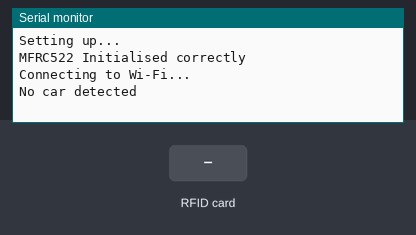
Bench run of a sketch on a simulated ESP8266 (NodeMCU). Shown: the last lines printed to the serial monitor. The inputs (shaded band) are chosen by the test bench. WiFi joins after 1.5 s; servers stay silent unless stated; no MQTT or app messages arrive unless stated.

Above: at 1.2 s.
1.3 s: RFID card 5E 7A 19 C4 held to the reader
At 2.8 s:
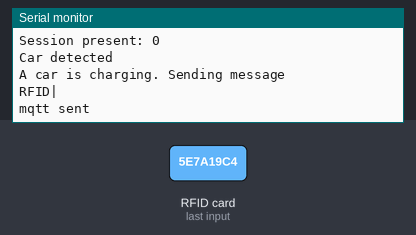
3.0 s: RFID card 5E 7A 19 C4 held to the reader
At 4.0 s:
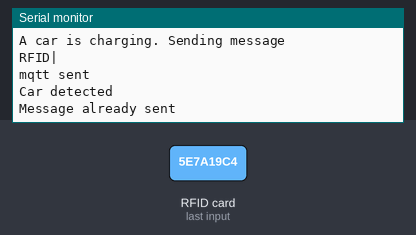

The sketch:

RFID_MQTT.ino
```cpp
#define SS_PIN 2  //D4 (SDA pin) - GPIO2
#define RST_PIN 0 //D3 - GPIO0

#include <SPI.h>
#include <MFRC522.h>

#include <ESP8266WiFi.h>
#include <AsyncMqttClient.h>
#include <Ticker.h>

#include "RFID_MQTT_Configuration.h"

MFRC522 mfrc522(SS_PIN, RST_PIN);   // Create MFRC522 instance.

AsyncMqttClient mqttClient;
Ticker mqttReconnectTimer;

WiFiEventHandler wifiConnectHandler;
WiFiEventHandler wifiDisconnectHandler;
Ticker wifiReconnectTimer;

unsigned long previousMillis = 0;
const long interval = 10000;
bool carIsCharging = false;
bool messageSent = false;

void connectToWifi() {
  Serial.println("Connecting to Wi-Fi...");
  WiFi.begin(WIFI_SSID, WIFI_PASSWORD);
}


void onWifiConnect(const WiFiEventStationModeGotIP& event) {
  Serial.println("Connected to Wi-Fi.");
  connectToMqtt();
}

void onWifiDisconnect(const WiFiEventStationModeDisconnected& event) {
  Serial.println("Disconnected from Wi-Fi.");
  mqttReconnectTimer.detach(); // ensure we don't reconnect to MQTT while reconnecting to Wi-Fi
  wifiReconnectTimer.once(2, connectToWifi);
}

void connectToMqtt() {
  Serial.println("Connecting to MQTT...");
  mqttClient.connect();
}

void onMqttConnect(bool sessionPresent) {
  Serial.println("Connected to MQTT.");
  Serial.print("Session present: ");
  Serial.println(sessionPresent);
}

void onMqttDisconnect(AsyncMqttClientDisconnectReason reason) {
  Serial.println("Disconnected from MQTT.");

  if (WiFi.isConnected()) {
    mqttReconnectTimer.once(2, connectToMqtt);
  }
}

void onMqttPublish(uint16_t packetId) {
  Serial.print("Publish acknowledged.");
  Serial.print("  packetId: ");
  Serial.println(packetId);
}

void setup()
{
  Serial.begin(9600);   // Initiate a serial communication
  Serial.println("Setting up...");
  SPI.begin();      // Initiate  SPI bus
  mfrc522.PCD_Init();   // Initiate MFRC522
  Serial.println("MFRC522 Initialised correctly");


  wifiConnectHandler = WiFi.onStationModeGotIP(onWifiConnect);
  wifiDisconnectHandler = WiFi.onStationModeDisconnected(onWifiDisconnect);

  mqttClient.onConnect(onMqttConnect);
  mqttClient.onDisconnect(onMqttDisconnect);
  mqttClient.onPublish(onMqttPublish);
  mqttClient.setServer(MQTT_HOST, MQTT_PORT);
  mqttClient.setCredentials(MQTT_USER,MQTT_PASSWORD);
  connectToWifi();
}
void loop()
{
    delay(1000);
    if (!mfrc522.PICC_IsNewCardPresent() && !mfrc522.PICC_IsNewCardPresent()) {  //workaround for getting RFID card present correctly
      Serial.println("No car detected");
      carIsCharging=false;
      messageSent=false;
      return;
    } else {
        Serial.println("Car detected");
        carIsCharging=true;
    }
  if(!carIsCharging)
  {
    Serial.println("No car is charging");
    return;
  }else
  {
      if(messageSent)
      {
        Serial.println("Message already sent");
        return;
      }
      Serial.println("A car is charging. Sending message");
      String content= "RFID|";
      for (byte i = 0; i < mfrc522.uid.size; i++)
      {
        content.concat(String(mfrc522.uid.uidByte[i], HEX));
      }
      content.toUpperCase();
      Serial.println(content);
      Serial.println("mqtt sent");
      mqttClient.publish(MQTT_PUB_RFID, 1, true, content.c_str());
      messageSent=true;
  }

} 
```

RFID_MQTT_Configuration.h
```cpp
#define WIFI_SSID "GB_PVT_AP"
#define WIFI_PASSWORD "salesforce2023WTl3g0!"

#define MQTT_HOST IPAddress(192, 168, 69, 1)
#define MQTT_PORT 1883
#define MQTT_USER "mqtt"
#define MQTT_PASSWORD "salesforce1"

#define MQTT_PUB_RFID "sensors/delivery"
```

Measured:
- after the input at 1.3 s, the serial monitor: prints a new line after 0.80 s (image 1)
- after the input at 3.0 s, the serial monitor: prints a new line after 0.11 s (image 2)
